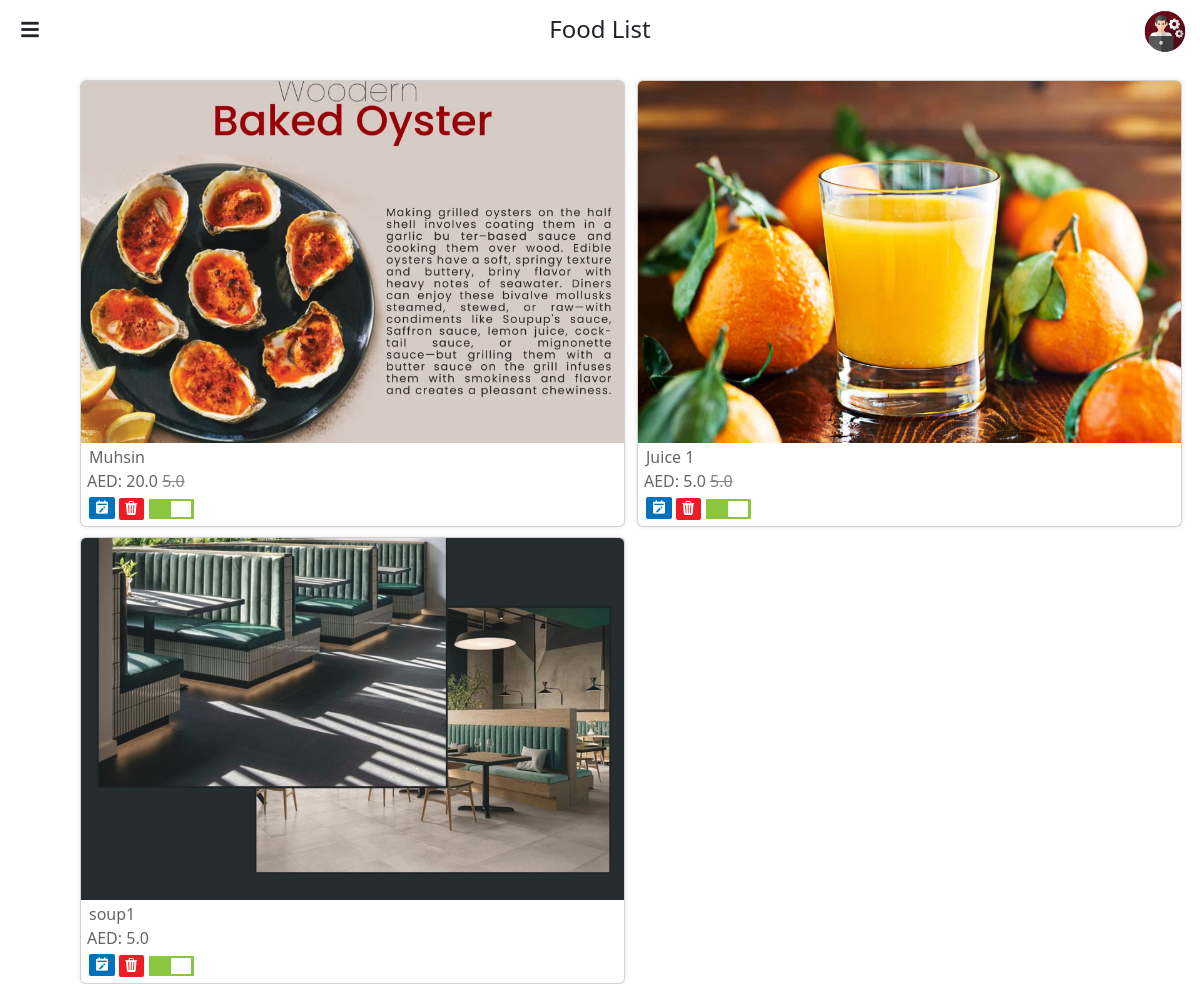
Page /product_list/ (signed in) on the earlier database version.
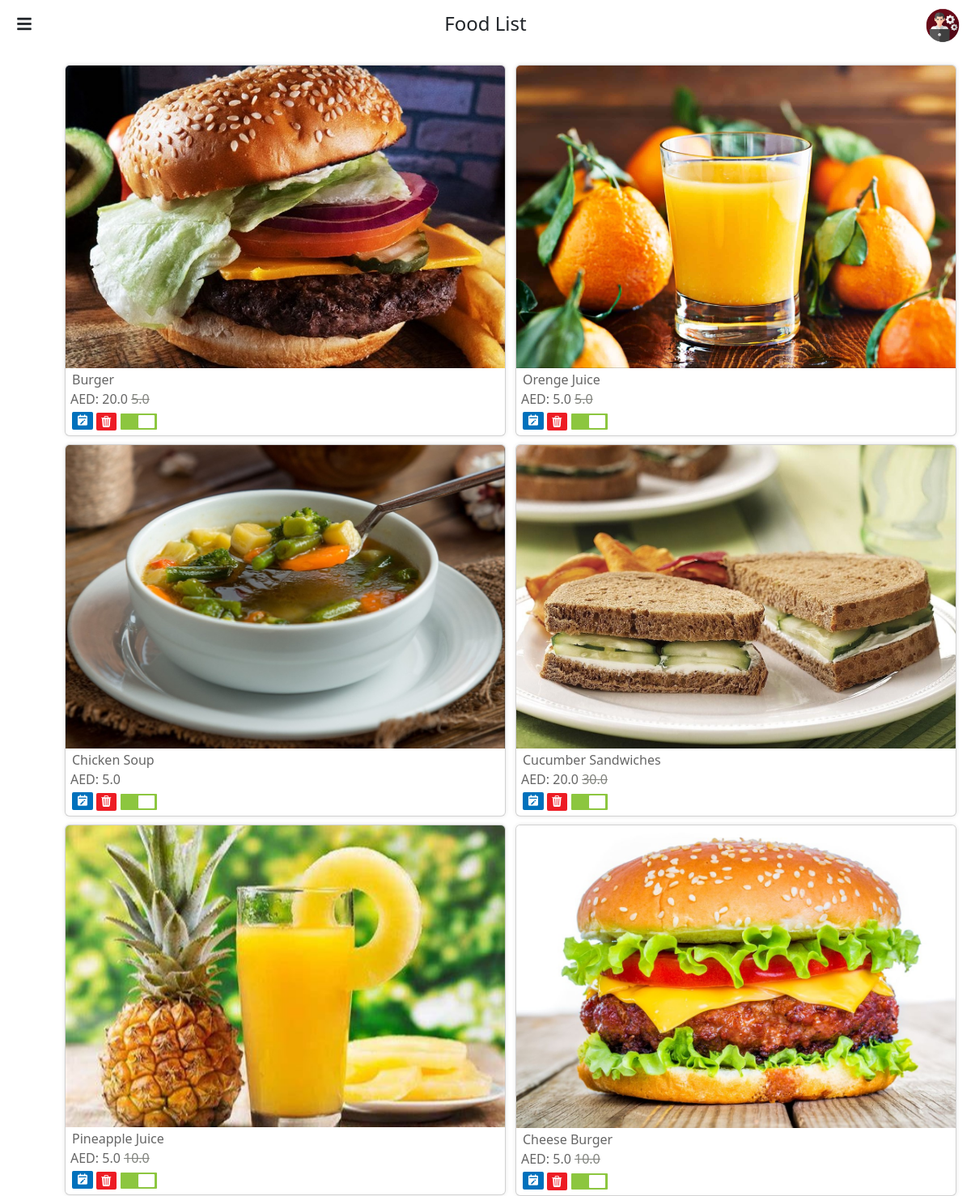
Same page on the later database version.
### adminapp/models.py (models this page shows, shortened)
class Product(models.Model):
    name = models.CharField(max_length=100)
    category = models.ManyToManyField(Category)
    image = models.ImageField(upload_to='product_image', null=True)
    description = models.CharField(max_length=100, null=True)
    availability = models.BooleanField(default=False)

class ProductPrice(models.Model):
    product = models.ForeignKey(Product, on_delete=models.CASCADE)
    name = models.CharField(max_length=50)
    actual_price = models.FloatField()
    discount_price = models.FloatField(null=True, blank=True)
    tax = models.DecimalField(max_digits=5, decimal_places=2)

### adminapp/views.py (the view)
# urls.py: path('product_list/', views.product_list, name='product_list'),
@login_required
def product_list(request):
    products = Product.objects.all()
    return render(request, 'product_list.html', {'products': products})

### adminapp/templates/product_list.html (shortened to what this page needs)
<!DOCTYPE html>
{% load static %}
<html lang="en">
<head>
    <link href="https://cdn.jsdelivr.net/npm/bootstrap@5.3.0-alpha3/dist/css/bootstrap.min.css" rel="stylesheet">
    <link rel="stylesheet" href="https://cdn.jsdelivr.net/npm/bootstrap-icons@1.10.5/font/bootstrap-icons.css">
    <link href='https://unpkg.com/boxicons@2.1.4/css/boxicons.min.css' rel='stylesheet'>
	<link rel="stylesheet" href="https://cdnjs.cloudflare.com/ajax/libs/font-awesome/5.15.4/css/all.min.css">
	<link rel="stylesheet" href="{% static 'css/product-list.css' %}">
	<link rel="stylesheet" href="{% static 'css/animated.css' %}">
</head>
<body>
    <header>
		<div class="row">
			<div class="col">
				<div class="menu-icon" id="menuIcon">
					<i class="fas fa-bars"></i>
				</div>
			</div>
			<div class="col">
				<div style="display: flex; justify-content: center; padding-top: 15px;">
					<h4><span>Food</span> List</h4>
				</div>
			</div>
			<div class="col">
				<div class="admin-profile">
					<img src="{% static 'images/admin.png' %}" alt="Image" width="50px" style="padding-top: 8px; margin-right: 10px;">
				</div>
			</div>
		</div>
    </header>
	<div class="container fade-up">
		<div class="row">
			{% for product in products %}
				<div class="col-md-6 col-lg-3 col-xs-6">
					<div class="card">
						<a href="{% url 'product_detail' product.id %}">
							<img src="{{ product.image.url }}" class="card-img-top" alt="">
						</a>
						<div class="card-body" style="padding: 0px;">
							<div class="card-text">
								<a href="{% url 'product_detail' product.id %}" style="color: #666666; font-weight: 500;">{{ product.name }}</a>
							</div>
							<div style="margin-left: 6px; color: #666666;">
								AED:
								{% if product.productprice_set.first.discount_price %}
								  <span>{{ product.productprice_set.first.discount_price }}</span>
								  <span style="color: #82847e; text-decoration: line-through; padding-left: 0px;">{{ product.productprice_set.first.actual_price }}</span>
								{% else %}
								  <span>{{ product.productprice_set.first.actual_price }}</span>
								{% endif %}
							</div>
						</div>
						<div class="card-body" style="padding: 0px;">
							<div class="buttons">
								<span>
									<a href="{% url 'edit_product' product.id %}">
										<i class='bx bxs-calendar-edit' style="background-color: #0071bc; color: #fff; padding-top: 2px;
																				padding-bottom: 4px; padding-left: 5px; padding-right: 5px;
																				border-radius: 2px;">
										</i>
									</a>
								</span>
								<span>
									<a href="{% url 'product_delete' product.id %}" onclick="return confirm('Do you want to logout this page?')">
										<i class='bi bi-trash3-fill' style="background-color: #ed1c24; color: #fff; padding-top: 1px;
																				padding-bottom: 2px; padding-left: 5px; padding-right: 2px;
																				border-radius: 2px; font-size: 14px;">
										</i>
									</a>
								</span>
								<span style="padding-left: 5px;">
									<label class="switch">
										<span class="slider round"></span>
									</label>
								</span>
							</div>
						</div>
					</div>
				</div>
			{% endfor %}
		</div>
		</div>
</body>
</html>

Differences in the rows shown:
changed Product: image: a different picture; name "Muhsin" → "Burger"
changed Product: image: a different picture; name "Juice 1" → "Orenge Juice"
changed Product: image: a different picture; name "soup1" → "Chicken Soup"
added Product: image (picture), name "Cucumber Sandwiches", productprice_set.first.discount_price "20.0", productprice_set.first.actual_price "30.0"
added Product: image (picture), name "Pineapple Juice", productprice_set.first.discount_price "5.0", productprice_set.first.actual_price "10.0"
added Product: image (picture), name "Cheese Burger", productprice_set.first.discount_price "5.0", productprice_set.first.actual_price "10.0"
